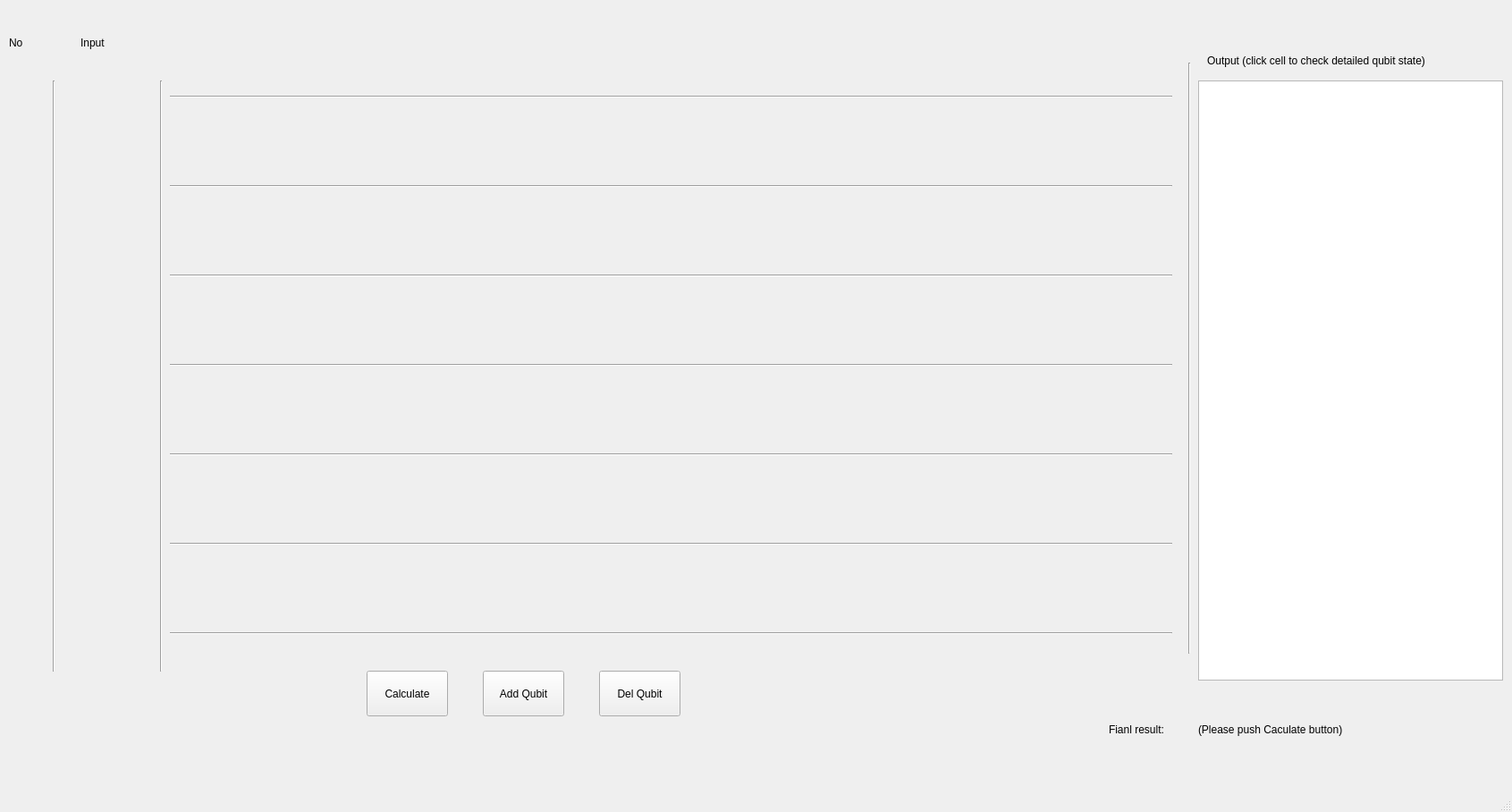
<?xml version="1.0" encoding="UTF-8"?>
<ui version="4.0">
 <class>MainWindow</class>
 <widget class="QMainWindow" name="MainWindow">
  <property name="geometry">
   <rect>
    <x>0</x>
    <y>0</y>
    <width>1691</width>
    <height>908</height>
   </rect>
  </property>
  <property name="windowTitle">
   <string>MainWindow</string>
  </property>
  <widget class="QWidget" name="centralwidget">
   <widget class="Line" name="line_2">
    <property name="geometry">
     <rect>
      <x>170</x>
      <y>90</y>
      <width>20</width>
      <height>661</height>
     </rect>
    </property>
    <property name="orientation">
     <enum>Qt::Vertical</enum>
    </property>
   </widget>
   <widget class="Line" name="line_4">
    <property name="geometry">
     <rect>
      <x>1320</x>
      <y>70</y>
      <width>20</width>
      <height>661</height>
     </rect>
    </property>
    <property name="orientation">
     <enum>Qt::Vertical</enum>
    </property>
   </widget>
   <widget class="QLabel" name="label">
    <property name="geometry">
     <rect>
      <x>90</x>
      <y>40</y>
      <width>57</width>
      <height>15</height>
     </rect>
    </property>
    <property name="text">
     <string>Input</string>
    </property>
   </widget>
   <widget class="QLabel" name="label_2">
    <property name="geometry">
     <rect>
      <x>1350</x>
      <y>60</y>
      <width>321</width>
      <height>16</height>
     </rect>
    </property>
    <property name="text">
     <string>Output (click cell to check detailed qubit state)</string>
    </property>
   </widget>
   <widget class="Line" name="line_5">
    <property name="geometry">
     <rect>
      <x>50</x>
      <y>90</y>
      <width>20</width>
      <height>661</height>
     </rect>
    </property>
    <property name="orientation">
     <enum>Qt::Vertical</enum>
    </property>
   </widget>
   <widget class="QLabel" name="label_5">
    <property name="geometry">
     <rect>
      <x>10</x>
      <y>40</y>
      <width>57</width>
      <height>15</height>
     </rect>
    </property>
    <property name="text">
     <string>No</string>
    </property>
   </widget>
   <widget class="QLabel" name="result_0">
    <property name="geometry">
     <rect>
      <x>1340</x>
      <y>760</y>
      <width>311</width>
      <height>111</height>
     </rect>
    </property>
    <property name="text">
     <string>(Please push Caculate button)</string>
    </property>
    <property name="scaledContents">
     <bool>false</bool>
    </property>
    <property name="wordWrap">
     <bool>true</bool>
    </property>
   </widget>
   <widget class="QPushButton" name="button_cal">
    <property name="geometry">
     <rect>
      <x>410</x>
      <y>750</y>
      <width>91</width>
      <height>51</height>
     </rect>
    </property>
    <property name="text">
     <string>Calculate</string>
    </property>
   </widget>
   <widget class="Line" name="line">
    <property name="geometry">
     <rect>
      <x>190</x>
      <y>100</y>
      <width>1121</width>
      <height>16</height>
     </rect>
    </property>
    <property name="orientation">
     <enum>Qt::Horizontal</enum>
    </property>
   </widget>
   <widget class="Line" name="line_3">
    <property name="geometry">
     <rect>
      <x>190</x>
      <y>200</y>
      <width>1121</width>
      <height>16</height>
     </rect>
    </property>
    <property name="orientation">
     <enum>Qt::Horizontal</enum>
    </property>
   </widget>
   <widget class="Line" name="line_6">
    <property name="geometry">
     <rect>
      <x>190</x>
      <y>300</y>
      <width>1121</width>
      <height>16</height>
     </rect>
    </property>
    <property name="orientation">
     <enum>Qt::Horizontal</enum>
    </property>
   </widget>
   <widget class="Line" name="line_7">
    <property name="geometry">
     <rect>
      <x>190</x>
      <y>400</y>
      <width>1121</width>
      <height>16</height>
     </rect>
    </property>
    <property name="orientation">
     <enum>Qt::Horizontal</enum>
    </property>
   </widget>
   <widget class="Line" name="line_8">
    <property name="geometry">
     <rect>
      <x>190</x>
      <y>500</y>
      <width>1121</width>
      <height>16</height>
     </rect>
    </property>
    <property name="orientation">
     <enum>Qt::Horizontal</enum>
    </property>
   </widget>
   <widget class="Line" name="line_9">
    <property name="geometry">
     <rect>
      <x>190</x>
      <y>600</y>
      <width>1121</width>
      <height>16</height>
     </rect>
    </property>
    <property name="orientation">
     <enum>Qt::Horizontal</enum>
    </property>
   </widget>
   <widget class="Line" name="line_10">
    <property name="geometry">
     <rect>
      <x>190</x>
      <y>700</y>
      <width>1121</width>
      <height>16</height>
     </rect>
    </property>
    <property name="orientation">
     <enum>Qt::Horizontal</enum>
    </property>
   </widget>
   <widget class="QPushButton" name="button_add">
    <property name="geometry">
     <rect>
      <x>540</x>
      <y>750</y>
      <width>91</width>
      <height>51</height>
     </rect>
    </property>
    <property name="text">
     <string>Add Qubit</string>
    </property>
   </widget>
   <widget class="QPushButton" name="button_del">
    <property name="geometry">
     <rect>
      <x>670</x>
      <y>750</y>
      <width>91</width>
      <height>51</height>
     </rect>
    </property>
    <property name="text">
     <string>Del Qubit</string>
    </property>
   </widget>
   <widget class="QTableWidget" name="tableWidget">
    <property name="geometry">
     <rect>
      <x>1340</x>
      <y>90</y>
      <width>341</width>
      <height>671</height>
     </rect>
    </property>
   </widget>
   <widget class="QLabel" name="label_3">
    <property name="geometry">
     <rect>
      <x>1240</x>
      <y>800</y>
      <width>151</width>
      <height>31</height>
     </rect>
    </property>
    <property name="text">
     <string>Fianl result: </string>
    </property>
   </widget>
   <zorder>line_3</zorder>
   <zorder>line</zorder>
   <zorder>line_2</zorder>
   <zorder>line_4</zorder>
   <zorder>label</zorder>
   <zorder>label_2</zorder>
   <zorder>line_5</zorder>
   <zorder>label_5</zorder>
   <zorder>result_0</zorder>
   <zorder>button_cal</zorder>
   <zorder>line_6</zorder>
   <zorder>line_7</zorder>
   <zorder>line_8</zorder>
   <zorder>line_9</zorder>
   <zorder>line_10</zorder>
   <zorder>button_add</zorder>
   <zorder>button_del</zorder>
   <zorder>tableWidget</zorder>
   <zorder>label_3</zorder>
  </widget>
  <widget class="QMenuBar" name="menubar">
   <property name="geometry">
    <rect>
     <x>0</x>
     <y>0</y>
     <width>1691</width>
     <height>20</height>
    </rect>
   </property>
  </widget>
  <widget class="QStatusBar" name="statusbar"/>
 </widget>
 <resources/>
 <connections/>
</ui>
